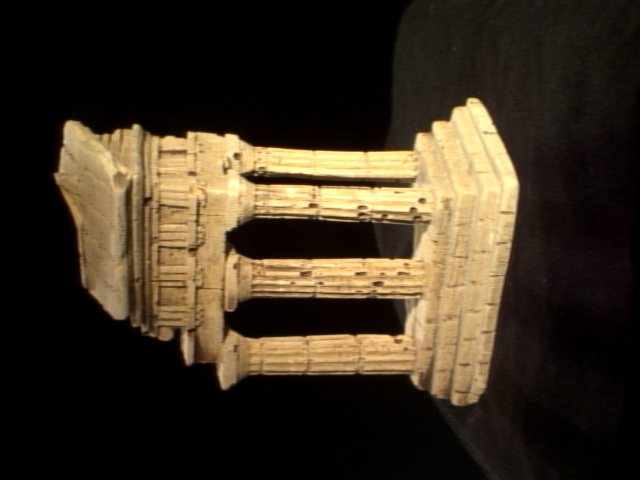
#> input picture cv-a/hw4/code/data/im2.png, 640 x 480 px, given in place of cv_cover.jpg, which was not available
$ python ec_briefRotTest.py
#> lines starting #> are read from the running program, lines starting #| are printed output that depends on the picture; pictures that were not available may be replaced by others from this repository, and a replacement may not be noted
### cv-a/hw3/ec/helper.py
import numpy as np
import cv2
import scipy.io as sio
from matplotlib import pyplot as plt
import skimage.feature

PATCHWIDTH = 9

def briefMatch(desc1,desc2,ratio):

    matches = skimage.feature.match_descriptors(desc1,desc2,'hamming',cross_check=True,max_ratio=ratio)
    return matches


# [9 lines left out: function plotMatches, not called in this run]


def makeTestPattern(patchWidth, nbits):

    np.random.seed(0)
    compareX = patchWidth*patchWidth * np.random.random((nbits,1))
    compareX = np.floor(compareX).astype(int)
    np.random.seed(1)
    compareY = patchWidth*patchWidth * np.random.random((nbits,1))
    compareY = np.floor(compareY).astype(int)

    return (compareX, compareY)


def computePixel(img, idx1, idx2, width, center):

    halfWidth = width // 2
    col1 = idx1 % width - halfWidth
    row1 = idx1 // width - halfWidth
    col2 = idx2 % width - halfWidth
    row2 = idx2 // width - halfWidth
    return 1 if img[int(center[0]+row1)][int(center[1]+col1)] < img[int(center[0]+row2)][int(center[1]+col2)] else 0


def computeBrief(img, locs):

    patchWidth = 9
    nbits = 256
    compareX, compareY = makeTestPattern(patchWidth,nbits)
    m, n = img.shape

    halfWidth = patchWidth//2

    locs = np.array(list(filter(lambda x: halfWidth <= x[0] < m-halfWidth and halfWidth <= x[1] < n-halfWidth, locs)))
    desc = np.array([list(map(lambda x: computePixel(img, x[0], x[1], patchWidth, c), zip(compareX, compareY))) for c in locs])

    return desc, locs


def corner_detection(img, sigma):

    # fast method
    result_img = skimage.feature.corner_fast(img, n=PATCHWIDTH, threshold=sigma)
    # plt.imshow(result_img)
    locs = skimage.feature.corner_peaks(result_img, min_distance=1)
    return locs


# [31 lines left out: function loadVid, not called in this run]

### cv-a/hw3/ec/opts.py
'''
Hyperparameters wrapped in argparse
This file contains most of tuanable parameters for this homework


You can change the values by changing their default fields or by command-line
arguments. For example, "python q2_1_4.py --sigma 0.15 --ratio 0.7"
'''

import argparse


def get_opts():
    parser = argparse.ArgumentParser(description='16-720 HW2: Homography')

    ## Feature detection (requires tuning)
    parser.add_argument('--sigma', type=float, default=0.35,
                        help='threshold for corner detection using FAST feature detector')
    parser.add_argument('--ratio', type=float, default=0.9,
                        help='ratio for BRIEF feature descriptor')

    ## Ransac (requires tuning)
    parser.add_argument('--max_iters', type=int, default=100,
                        help='the number of iterations to run RANSAC for')
    parser.add_argument('--inlier_tol', type=float, default=2.0,
                        help='the tolerance value for considering a point to be an inlier')

    ## Additional options (add your own hyperparameters here)

    ##
    opts = parser.parse_args()

    return opts

### cv-a/hw3/ec/ec_briefRotTest.py
import cv2
import matplotlib.pyplot as plt
from scipy import ndimage

from helper import plotMatches
from helper import briefMatch
from helper import computeBrief
from helper import corner_detection
from opts import get_opts


# Q2.1.6

def rotTest(opts):
    ratio = opts.ratio  # 'ratio for BRIEF feature descriptor'
    sigma = opts.sigma  # 'threshold for corner detection using FAST feature detector'

    # Read the image and convert to grayscale, if necessary
    I1 = cv2.imread('../data/cv_cover.jpg')
#> I1 is the input picture: shape (480, 640, 3); mean B, G, R 33.3, 49.2, 60.7
    I1 = cv2.cvtColor(I1, cv2.COLOR_BGR2GRAY)
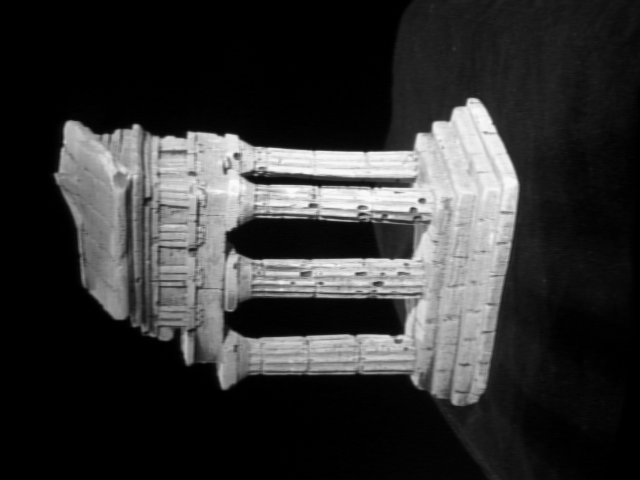
#> I1: shape (480, 640); min 0, max 250, mean 50.8

    match_list = []
    for i in range(1):
        # Rotate Image
        I2 = ndimage.rotate(I1, 90, reshape=True)

        # Compute features, descriptors and Match features
        locs1 = corner_detection(I1, sigma)
        locs2 = corner_detection(I2, sigma)

        # TODO: Obtain descriptors for the computed feature locations
        desc1, locs1 = computeBrief(I1, locs1)
        desc2, locs2 = computeBrief(I2, locs2)

        # TODO: Match features using the descriptors
        matches = briefMatch(desc1, desc2, ratio)
        # print(matches.shape)
        match_list.append(matches.shape[0])
        plt.imshow(I2)
        plt.show()
#> this loop made 1 pass
#> matches on pass 1: [[5, 2], [10, 0]]
#> pass 1, in rotTest, `I2 = ndimage.rotate(I1, 90, reshape=True)`:
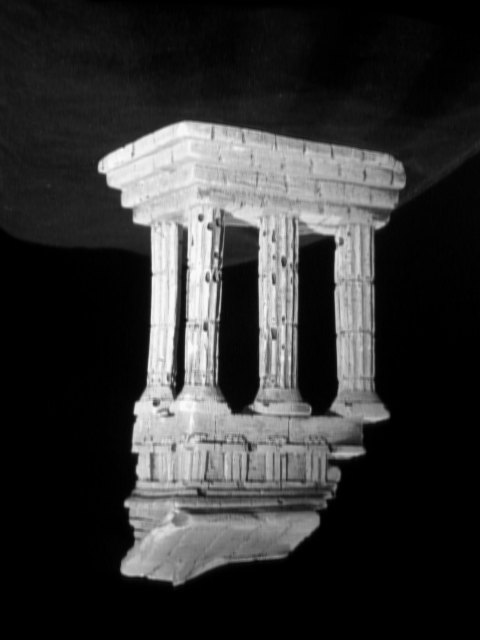
#> I2: shape (640, 480); min 0, max 250, mean 50.8
#> after the loop, match_list = [2]
    # Update histogram
    # match_hist = plt.hist(match_list)
    plt.bar([i for i in range(5)], match_list, color='slateblue')

    # added to get biggest match
    max_rot = match_list.index(max(match_list))
#> max_rot = 0
    print("max rotation", max_rot)
#| max rotation 0
    print(match_list)
#| [2]
    # Display histogram
    plt.hist(match_list)
    plt.show()
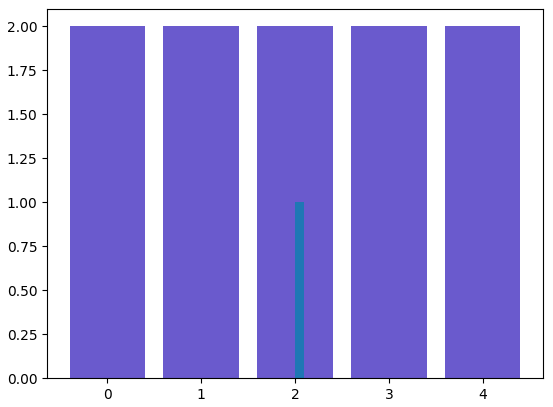
#> figure drawn by matplotlib, 1 panel; tallest bar 1 high, from x = 2 to 2.1

    return 90


if __name__ == "__main__":
    opts = get_opts()
    rotTest(opts)
